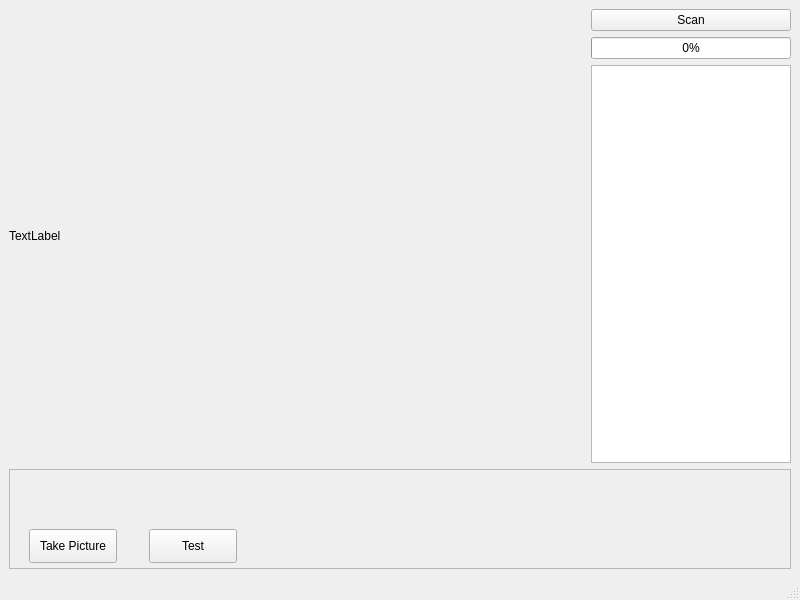
<?xml version="1.0" encoding="UTF-8"?>
<ui version="4.0">
 <class>MainWindow</class>
 <widget class="QMainWindow" name="MainWindow">
  <property name="geometry">
   <rect>
    <x>0</x>
    <y>0</y>
    <width>800</width>
    <height>600</height>
   </rect>
  </property>
  <property name="windowTitle">
   <string>MainWindow</string>
  </property>
  <widget class="QWidget" name="centralwidget">
   <layout class="QHBoxLayout" name="horizontalLayout_2">
    <item>
     <layout class="QVBoxLayout" name="verticalLayout_2">
      <item>
       <layout class="QHBoxLayout" name="horizontalLayout">
        <item>
         <widget class="QLabel" name="imageLabel">
          <property name="sizePolicy">
           <sizepolicy hsizetype="Expanding" vsizetype="Expanding">
            <horstretch>0</horstretch>
            <verstretch>0</verstretch>
           </sizepolicy>
          </property>
          <property name="minimumSize">
           <size>
            <width>300</width>
            <height>300</height>
           </size>
          </property>
          <property name="text">
           <string>TextLabel</string>
          </property>
         </widget>
        </item>
        <item>
         <layout class="QVBoxLayout" name="verticalLayout">
          <item>
           <widget class="QPushButton" name="scanButton">
            <property name="maximumSize">
             <size>
              <width>200</width>
              <height>16777215</height>
             </size>
            </property>
            <property name="text">
             <string>Scan</string>
            </property>
           </widget>
          </item>
          <item>
           <widget class="QProgressBar" name="scanProgress">
            <property name="sizePolicy">
             <sizepolicy hsizetype="Minimum" vsizetype="Fixed">
              <horstretch>0</horstretch>
              <verstretch>0</verstretch>
             </sizepolicy>
            </property>
            <property name="minimumSize">
             <size>
              <width>200</width>
              <height>0</height>
             </size>
            </property>
            <property name="value">
             <number>0</number>
            </property>
           </widget>
          </item>
          <item>
           <widget class="QListWidget" name="listWidget">
            <property name="sizePolicy">
             <sizepolicy hsizetype="Minimum" vsizetype="Expanding">
              <horstretch>0</horstretch>
              <verstretch>0</verstretch>
             </sizepolicy>
            </property>
            <property name="minimumSize">
             <size>
              <width>200</width>
              <height>0</height>
             </size>
            </property>
            <property name="maximumSize">
             <size>
              <width>200</width>
              <height>16777215</height>
             </size>
            </property>
           </widget>
          </item>
         </layout>
        </item>
       </layout>
      </item>
      <item>
       <widget class="QFrame" name="frame">
        <property name="minimumSize">
         <size>
          <width>100</width>
          <height>100</height>
         </size>
        </property>
        <property name="frameShape">
         <enum>QFrame::Shape::StyledPanel</enum>
        </property>
        <property name="frameShadow">
         <enum>QFrame::Shadow::Raised</enum>
        </property>
        <widget class="QPushButton" name="captureButton">
         <property name="geometry">
          <rect>
           <x>20</x>
           <y>60</y>
           <width>88</width>
           <height>34</height>
          </rect>
         </property>
         <property name="text">
          <string>Take Picture</string>
         </property>
        </widget>
        <widget class="QPushButton" name="testButton">
         <property name="geometry">
          <rect>
           <x>140</x>
           <y>60</y>
           <width>88</width>
           <height>34</height>
          </rect>
         </property>
         <property name="text">
          <string>Test</string>
         </property>
        </widget>
       </widget>
      </item>
     </layout>
    </item>
   </layout>
  </widget>
  <widget class="QMenuBar" name="menubar">
   <property name="geometry">
    <rect>
     <x>0</x>
     <y>0</y>
     <width>800</width>
     <height>30</height>
    </rect>
   </property>
  </widget>
  <widget class="QStatusBar" name="statusbar"/>
 </widget>
 <resources/>
 <connections>
  <connection>
   <sender>scanButton</sender>
   <signal>clicked()</signal>
   <receiver>MainWindow</receiver>
   <slot>scanClicked()</slot>
   <hints>
    <hint type="sourcelabel">
     <x>619</x>
     <y>47</y>
    </hint>
    <hint type="destinationlabel">
     <x>528</x>
     <y>33</y>
    </hint>
   </hints>
  </connection>
 </connections>
 <slots>
  <slot>scanClicked()</slot>
 </slots>
</ui>
